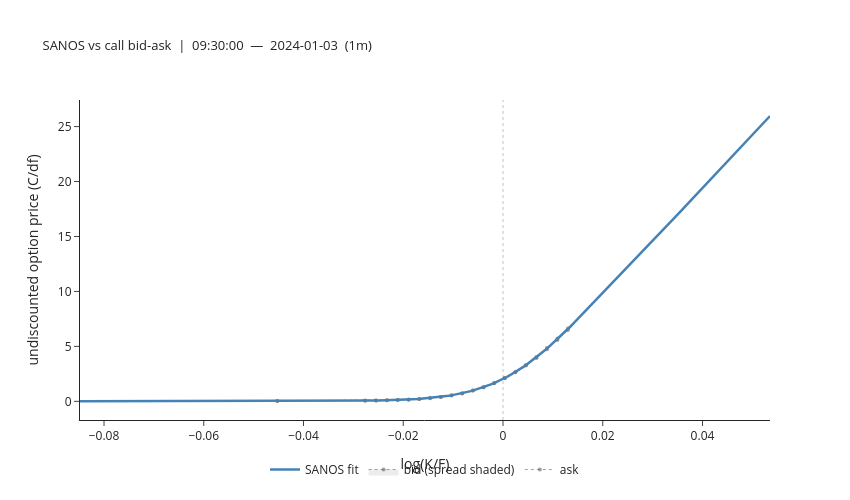

The notebook cell saved with this chart:
### Code cell
# ── SANOS vs call bid-ask: single snapshot ───────────────────────────────

import plotly.graph_objects as go

SNAP_IDX = 0  # which snapshot to display

r = good[SNAP_IDX]
fwd_r = r["fwd"]
label = r["ts"].strftime("%H:%M:%S") if hasattr(r["ts"], "strftime") else str(r["ts"])

# Dense curve grid: log-moneyness space → absolute K
lk_curve = np.linspace(anchor_lk[0] + 0.01, anchor_lk[-1] - 0.01, 250)
pk_curve = fwd_r * np.exp(lk_curve)  # absolute K for pricing

fig = go.Figure()

snap = (
    (snaps_puts if PUTS_ONLY else snaps_calls)
    .filter(pl.col("batch_ts") == r["ts"])
    .sort("pure_strike")
)

if not snap.is_empty() and r["densities"] is not None:
    pk_obs = snap["pure_strike"].to_numpy().astype(float)  # absolute K
    lk_obs = np.log(pk_obs / fwd_r)  # log-moneyness for x-axis
    bid = snap["bid_norm"].to_numpy().astype(float)
    ask = snap["ask_norm"].to_numpy().astype(float)

    is_call_arr = (
        np.zeros(len(pk_obs), dtype=bool) if PUTS_ONLY else np.ones(len(pk_obs), dtype=bool)
    )
    fit_obs = option_prices(r["densities"][0], grid_K, pk_obs, is_call_arr, fwd=fwd_r)
    inside = (fit_obs >= bid) & (fit_obs <= ask)
    viol_pct = f"{(~inside).mean():.0%}"

    if PUTS_ONLY:
        fit_curve = put_prices(r["densities"][0], grid_K, pk_curve, fwd=fwd_r)
    else:
        fit_curve = call_prices(r["densities"][0], grid_K, pk_curve)

    fig.add_trace(
        go.Scatter(
            x=lk_obs,
            y=ask,
            mode="lines+markers",
            line=dict(color="rgba(100,100,100,0.6)", width=1, dash="dot"),
            marker=dict(color="rgba(100,100,100,0.6)", size=4),
            name="ask",
            hovertemplate="lk=%{x:.4f}<br>ask=%{y:.5f}<extra>ask</extra>",
        )
    )
    fig.add_trace(
        go.Scatter(
            x=lk_obs,
            y=bid,
            mode="lines+markers",
            line=dict(color="rgba(100,100,100,0.6)", width=1, dash="dot"),
            marker=dict(color="rgba(100,100,100,0.6)", size=4),
            fill="tonexty",
            fillcolor="rgba(150,150,150,0.18)",
            name="bid (spread shaded)",
            hovertemplate="lk=%{x:.4f}<br>bid=%{y:.5f}<extra>bid</extra>",
        )
    )
    fig.add_trace(
        go.Scatter(
            x=lk_curve,
            y=fit_curve,
            mode="lines",
            line=dict(color="steelblue", width=2.5),
            name="SANOS fit",
            hovertemplate="lk=%{x:.4f}<br>SANOS=%{y:.5f}<extra>SANOS</extra>",
        )
    )
    if (~inside).any():
        fig.add_trace(
            go.Scatter(
                x=lk_obs[~inside],
                y=fit_obs[~inside],
                mode="markers",
                marker=dict(color="crimson", size=8, symbol="x-thin", line=dict(width=2)),
                name=f"violation ({viol_pct})",
                hovertemplate="lk=%{x:.4f}<br>fit=%{y:.5f}<extra>violation</extra>",
            )
        )

    fig.add_vline(x=0.0, line=dict(color="black", width=0.8, dash="dot"))

fig.update_xaxes(title_text="log(K/F)")
fig.update_yaxes(title_text="undiscounted option price (C/df)")
fig.update_layout(
    title=dict(
        text=f"SANOS vs call bid-ask  |  {label}  —  {TRADE_DATE}  ({BATCH_FREQ})",
        font=dict(size=13),
    ),
    width=850,
    height=500,
    legend=dict(orientation="h", yanchor="bottom", y=-0.20, x=0.5, xanchor="center"),
    template="simple_white",
)
fig.show()

### Figure 1 — Plotly figure (JSON) as saved in the notebook; plotly's stock layout.template omitted (floating-point values rounded to 4 significant figures; data arrays with more than 128 entries replaced by an {"elided": "..."} marker saying what was removed)
{"data": [{"hovertemplate": "lk=%{x:.4f}<br>ask=%{y:.5f}<extra>ask</extra>", "line": {"color": "rgba(100,100,100,0.6)", "dash": "dot", "width": 1}, "marker": {"color": "rgba(100,100,100,0.6)", "size": 4}, "mode": "lines+markers", "name": "ask", "type": "scatter", "x": [-0.04526, -0.02763, -0.02545, -0.02328, -0.02111, -0.01894, -0.01678, -0.01462, -0.01247, -0.01032, -0.008175, -0.006036, -0.003901, -0.001771, 0.0003539, 0.002475, 0.004591, 0.006703, 0.008811, 0.01091, 0.01301], "y": [0.03992, 0.06986, 0.07984, 0.0998, 0.1297, 0.1597, 0.2196, 0.2994, 0.3992, 0.5489, 0.7315, 0.988, 1.287, 1.67, 2.116, 2.665, 3.307, 4.042, 4.85, 5.719, 6.637]}, {"fill": "tonexty", "fillcolor": "rgba(150,150,150,0.18)", "hovertemplate": "lk=%{x:.4f}<br>bid=%{y:.5f}<extra>bid</extra>", "line": {"color": "rgba(100,100,100,0.6)", "dash": "dot", "width": 1}, "marker": {"color": "rgba(100,100,100,0.6)", "size": 4}, "mode": "lines+markers", "name": "bid (spread shaded)", "type": "scatter", "x": [-0.04526, -0.02763, -0.02545, -0.02328, -0.02111, -0.01894, -0.01678, -0.01462, -0.01247, -0.01032, -0.008175, -0.006036, -0.003901, -0.001771, 0.0003539, 0.002475, 0.004591, 0.006703, 0.008811, 0.01091, 0.01301], "y": [0.02994, 0.05988, 0.06986, 0.08982, 0.1198, 0.1497, 0.2096, 0.2894, 0.3892, 0.5389, 0.7214, 0.978, 1.277, 1.65, 2.106, 2.645, 3.257, 3.952, 4.741, 5.589, 6.497]}, {"hovertemplate": "lk=%{x:.4f}<br>SANOS=%{y:.5f}<extra>SANOS</extra>", "line": {"color": "steelblue", "width": 2.5}, "mode": "lines", "name": "SANOS fit", "type": "scatter", "x": {"elided": "250 float values"}, "y": {"elided": "250 float values"}}], "layout": {"height": 500, "legend": {"orientation": "h", "x": 0.5, "xanchor": "center", "y": -0.2, "yanchor": "bottom"}, "shapes": [{"line": {"color": "black", "dash": "dot", "width": 0.8}, "type": "line", "x0": 0, "x1": 0, "xref": "x", "y0": 0, "y1": 1, "yref": "y domain"}], "title": {"font": {"size": 13}, "text": "SANOS vs call bid-ask  |  09:30:00  —  2024-01-03  (1m)"}, "width": 850, "xaxis": {"title": {"text": "log(K/F)"}}, "yaxis": {"title": {"text": "undiscounted option price (C/df)"}}}}
